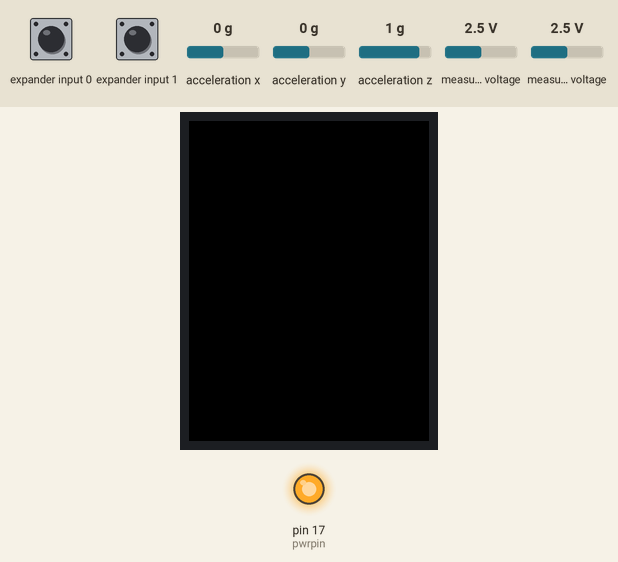
Recording of a sketch running on a simulated Arduino Uno, built with avr-gcc and run on an emulated ATmega328P. On the bench: 240×320 colour display, output pins drawn as LEDs (lit = HIGH). Wiring (inferred from the names in the program): Wii Nunchuk at I2C address 0x52. Inputs (shaded band) come from the test bench; at power-on: measured voltage 2.5 V, expander input 0 HIGH, expander input 1 HIGH, acceleration x 0 g, acceleration y 0 g, acceleration z 1 g.

Above: at 1.1 s.
1.2 s: measured voltage (sensor 200) set to 0.1 V
Timing chart, 0 to 4.2 s (numbered marks = the images above; inputs shaded):
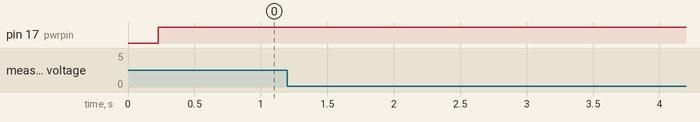

The sketch:

IRgame_charachter.ino
```cpp
#include <Wire.h>
#include <Adafruit_ILI9341.h>
#include <Adafruit_GFX.h>    // Core graphics library
#include <LiquidCrystal.h>


#define BLACK   0x0000
#define BLUE    0x001F
#define RED     0xF800
#define GREEN   0x07E0
#define CYAN    0x07FF
#define MAGENTA 0xF81F
#define YELLOW  0xFFE0
#define WHITE   0xFFFF
#define GREY    0xD6BA

#define BACKGROUND 0x0000

#define TFT_DC 9
#define TFT_CS 10

int joyx;			//de x-coordinaten van het charcter
int joyy = 275;		//de y-coordinaten van het charcter, 275 is de beginlocatie van het onderste charachter


int charachterx = 115;	//de x locatie van het charchter, als de nunchuck naar rechts/links word geduwd komt er iedere loop 1 bij/af
						//115 is de beginlocatie waaruit de charachter wordt getekend

Adafruit_ILI9341 screen = Adafruit_ILI9341(TFT_CS, TFT_DC);

int main (){
	init();
	screen.begin();
	screen.fillScreen(BACKGROUND);
	nunchuck_setpowerpins();
	nunchuck_init();
	Serial.begin(9600);


	for(;;) {

		nunchuck_get_data();	//input van de nunchuck ophalen
		joyx = nunchuck_joyx(); // x input van nunchuck opslaan in joyx


		drawcharacter(joyx, joyy, BLUE); //oproep onderstaande functie
		drawcharacter(joyx, joyy - 30, RED);


		//drawcharacter(joyx, joyy - 60, GREEN);
		//drawcharacter(joyx, joyy - 90, YELLOW);
		//drawcharacter(joyx, joyy - 120, MAGENTA);
		//drawcharacter(joyx, joyy - 150, WHITE);

	}
}


//functie voor het teken van het charachter op de juiste locatie
void drawcharacter(int x, int y, int Color){


	if (x > 140 && charachterx < 225) {			//de x coordinaten van de charachter mag niet hoger worden dan 225, anders gaat hij uit het scherm
		charachterx++;								//als de nunchuck naar rechts is geduwd, gaat het charachter ook naar rechts
	} else if (x < 90 && charachterx > 15) {	//de y coordinaten van de charachter mag niet lager worden dan 15, anders gaat hij uit het scherm
		charachterx--;								//als de nunchuck naar links is geduwd, gaat het charachter ook naar links
	}


	//teken het charachter
	screen.fillCircle(charachterx, y, 10, Color);						//hoofd
	screen.fillRoundRect(charachterx - 16, y - 5, 32, 10, 5, Color);	//schouders


	//een lijn om het charachter heen tekenen in dezelfde kleur als de achtergrond
	// B = boven, O = onder, L = links, R = rechts, hoofd is de middelste circel en de schouders zijn de uitsteksels aan de linker en rechter kant
	screen.drawLine(charachterx - 4, y - 11, charachterx + 4, y - 11, BACKGROUND);									// B hoofd
	screen.fillTriangle(charachterx - 4, y - 10, charachterx - 8, y - 6, charachterx - 8, y - 10, BACKGROUND);		// LB hoofd
	screen.drawLine(charachterx - 12, y - 6, charachterx - 8, y - 6, BACKGROUND);									// L schouder B
	screen.fillTriangle(charachterx - 13, y - 6, charachterx - 16, y - 2, charachterx - 16, y - 6, BACKGROUND);		// L shouder LB
	screen.drawLine(charachterx - 16, y + 2, charachterx - 16, y - 2, BACKGROUND);									// L schouder L
	screen.fillTriangle(charachterx - 13, y + 6, charachterx - 16, y + 2, charachterx - 16, y + 6, BACKGROUND);		// L schouder LO
	screen.drawLine(charachterx - 12, y + 6, charachterx - 8, y + 6, BACKGROUND);									// L schouder O
	screen.fillTriangle(charachterx - 4, y + 10, charachterx - 8, y + 6, charachterx - 8, y + 10, BACKGROUND);		// LO hoofd
	screen.drawLine(charachterx - 4, y + 11, charachterx + 4, y + 11, BACKGROUND);									// O hoofd
	screen.fillTriangle(charachterx + 8, y + 6, charachterx + 4, y + 11, charachterx + 8, y + 11, BACKGROUND);		// RO hoofd
	screen.drawLine(charachterx + 12, y + 6, charachterx + 8, y + 6, BACKGROUND);									// R schouder O
	screen.fillTriangle(charachterx + 13, y + 6, charachterx + 16, y + 2, charachterx + 16, y + 6, BACKGROUND);		// R schouder RO
	screen.drawLine(charachterx + 16, y + 2, charachterx + 16, y - 2, BACKGROUND);									// R schouder R
	screen.fillTriangle(charachterx + 13, y - 6, charachterx + 16, y - 2, charachterx + 16, y - 6, BACKGROUND);		// R shouder RB
	screen.drawLine(charachterx + 12, y - 6, charachterx + 8, y - 6, BACKGROUND);									// R schouder B
	screen.fillTriangle(charachterx + 4, y - 10, charachterx + 8, y - 6, charachterx + 8, y - 10, BACKGROUND);		// RB hoofd

	//tweede keer de lijn tekenen maar dan 1px meer naar buiten, zodat echt alles van het charachter word weggehaald wat buiten de lijn komt
	screen.drawLine(charachterx - 5, y - 12, charachterx + 5, y - 12, BACKGROUND);		// B hoofd
	screen.drawLine(charachterx - 13, y - 7, charachterx - 9, y - 7, BACKGROUND);		// L schouder B
	screen.drawLine(charachterx - 17, y + 3, charachterx - 17, y - 3, BACKGROUND);		// L schouder L
	screen.drawLine(charachterx - 13, y + 7, charachterx - 9, y + 7, BACKGROUND);		// L schouder O
	screen.drawLine(charachterx - 5, y + 12, charachterx + 4, y + 12, BACKGROUND);		// O hoofd
	screen.drawLine(charachterx + 13, y + 7, charachterx + 9, y + 7, BACKGROUND);		// R schouder O
	screen.drawLine(charachterx + 17, y + 4, charachterx + 17, y - 3, BACKGROUND);		// R schouder R
	screen.drawLine(charachterx + 13, y - 7, charachterx + 9, y - 7, BACKGROUND);		// R schouder B

}


//________________________________________________________________________________________________

static uint8_t nunchuck_buf[6]; // array to store nunchuck data,


// Uses port C (analog in) pins as power & ground for Nunchuck

static void nunchuck_setpowerpins()

{

	#define pwrpin PC3

	#define gndpin PC2

	DDRC |= _BV(pwrpin) | _BV(gndpin);

	PORTC &=~ _BV(gndpin);

	PORTC |= _BV(pwrpin);

	delay(100); // wait for things to stabilize

}


// initialize the I2C system, join the I2C bus,

// and tell the nunchuck we're talking to it

void nunchuck_init()

{

	Wire.begin();  // join i2c bus as master

	Wire.beginTransmission(0x52); // transmit to device 0x52

	Wire.write(0x40);  // sends memory address

	Wire.write(0x00);  // sends sent a zero.

	Wire.endTransmission(); // stop transmitting

}


// Send a request for data to the nunchuck

// was "send_zero()"

void nunchuck_send_request()

{

	Wire.beginTransmission(0x52); // transmit to device 0x52

	Wire.write(0x00);  // sends one byte

	Wire.endTransmission(); // stop transmitting

}


// Receive data back from the nunchuck,

// returns 1 on successful read. returns 0 on failure

int nunchuck_get_data()

{

	int cnt=0;

	Wire.requestFrom (0x52, 6); // request data from nunchuck

	while (Wire.available ()) {

		// receive byte as an integer

		nunchuck_buf[cnt] = nunchuk_decode_byte(Wire.read());

		cnt++;

	}

	nunchuck_send_request(); // send request for next data payload

	// If we recieved the 6 bytes, then go print them

	if (cnt >= 5) {

		return 1; // success

	}

	return 0; //failure

}


// Print the input data we have recieved

// accel data is 10 bits long

// so we read 8 bits, then we have to add

// on the last 2 bits. That is why I

// multiply them by 2 * 2

void nunchuck_print_data()

{

	static int i=0;

	int joy_x_axis = nunchuck_buf[0];

	int joy_y_axis = nunchuck_buf[1];

	int accel_x_axis = nunchuck_buf[2]; // * 2 * 2;

	int accel_y_axis = nunchuck_buf[3]; // * 2 * 2;

	int accel_z_axis = nunchuck_buf[4]; // * 2 * 2;


	int z_button = 0;

	int c_button = 0;


	// byte nunchuck_buf[5] contains bits for z and c buttons

	// it also contains the least significant bits for the accelerometer data

	// so we have to check each bit of byte outbuf[5]

	if ((nunchuck_buf[5] >> 0) & 1)

	z_button = 1;

	if ((nunchuck_buf[5] >> 1) & 1)

	c_button = 1;


	if ((nunchuck_buf[5] >> 2) & 1)

	accel_x_axis += 2;

	if ((nunchuck_buf[5] >> 3) & 1)

	accel_x_axis += 1;


	if ((nunchuck_buf[5] >> 4) & 1)

	accel_y_axis += 2;

	if ((nunchuck_buf[5] >> 5) & 1)

	accel_y_axis += 1;


	if ((nunchuck_buf[5] >> 6) & 1)

	accel_z_axis += 2;

	if ((nunchuck_buf[5] >> 7) & 1)

	accel_z_axis += 1;


	Serial.print(i,DEC);

	Serial.print("\t");


	Serial.print("joy:");

	Serial.print(joy_x_axis,DEC);

	Serial.print(",");

	Serial.print(joy_y_axis, DEC);

	Serial.print(" \t");


	Serial.print("acc:");

	Serial.print(accel_x_axis, DEC);

	Serial.print(",");

	Serial.print(accel_y_axis, DEC);

	Serial.print(",");

	Serial.print(accel_z_axis, DEC);

	Serial.print("\t");


	Serial.print("but:");

	Serial.print(z_button, DEC);

	Serial.print(",");

	Serial.print(c_button, DEC);


	Serial.print("\r\n"); // newline

	i++;

}


// Encode data to format that most wiimote drivers except

// only needed if you use one of the regular wiimote drivers

char nunchuk_decode_byte (char x)

{

	x = (x ^ 0x17) + 0x17;

	return x;

}


// returns zbutton state: 1=pressed, 0=notpressed

int nunchuck_zbutton()

{

	return ((nunchuck_buf[5] >> 0) & 1) ? 0 : 1; // voodoo

}


// returns zbutton state: 1=pressed, 0=notpressed

int nunchuck_cbutton()

{

	return ((nunchuck_buf[5] >> 1) & 1) ? 0 : 1; // voodoo

}


// returns value of x-axis joystick

int nunchuck_joyx()

{

	return nunchuck_buf[0];

}


// returns value of y-axis joystick

int nunchuck_joyy()

{

	return nunchuck_buf[1];

}


// returns value of x-axis accelerometer

int nunchuck_accelx()

{

	return nunchuck_buf[2]; // FIXME: this leaves out 2-bits of the data

}


// returns value of y-axis accelerometer

int nunchuck_accely()

{

	return nunchuck_buf[3]; // FIXME: this leaves out 2-bits of the data

}


// returns value of z-axis accelerometer

int nunchuck_accelz()

{

	return nunchuck_buf[4]; // FIXME: this leaves out 2-bits of the data

}
```

Measured:
- after the input at 1.2 s, every drawn part: stays the same
